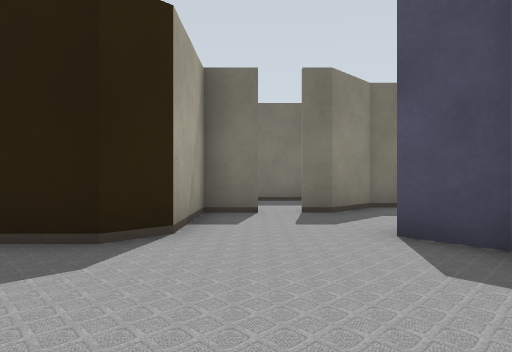
View 1 (above)

14 first-person views from a walk through a Gazebo world. The camera is 0.72 m above the floor, looks level and sees 75° across. Floor lines are 1 m apart. The floor is counted in squares, 1 m on a side. Each view is taken from the middle of a square. On the plan, view 1 faces up. The plan holds only what a view shows up to about 10 squares ahead; the rest is blank. The place goes on beyond the plan. Some surface patterns are stand-ins.

View 2
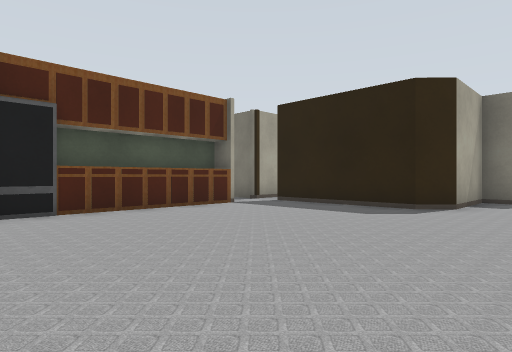

View 3
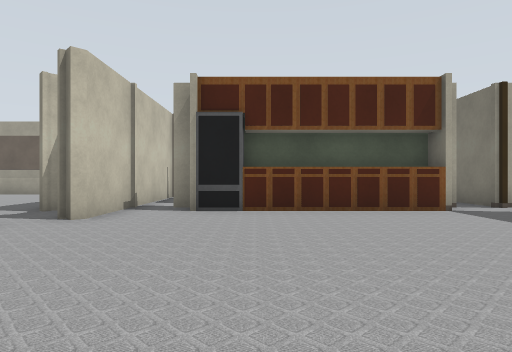

View 4
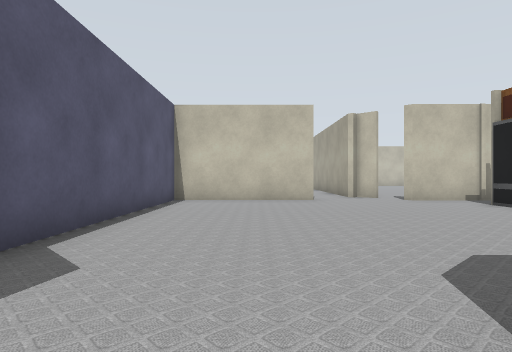

View 5
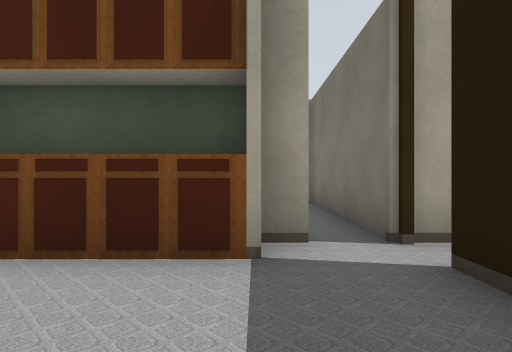

View 6
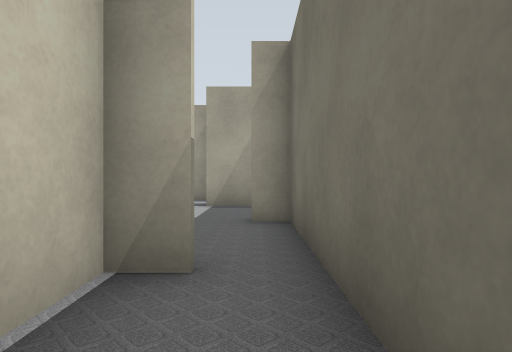

View 7
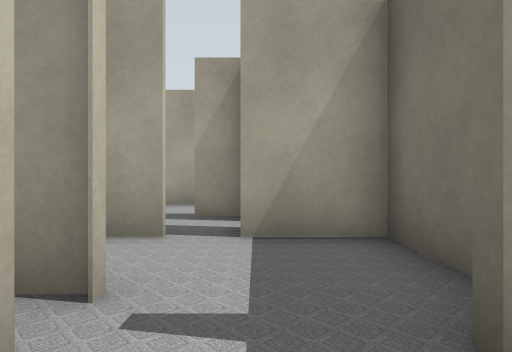

View 8
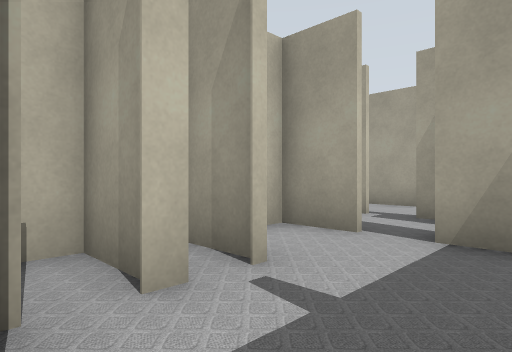

View 9
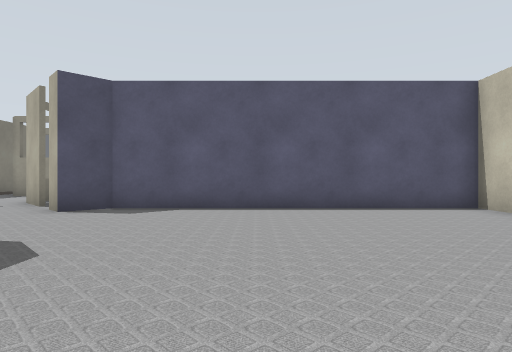

View 10
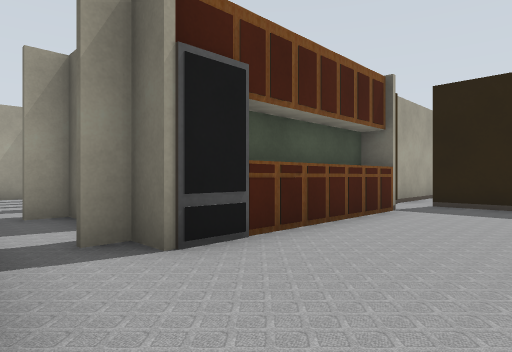

View 11
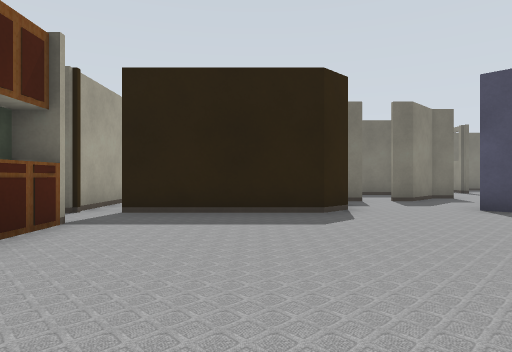

View 12
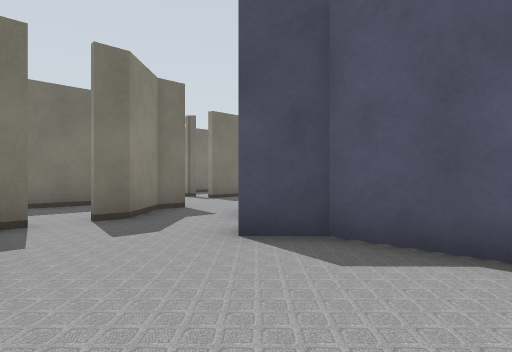

View 13
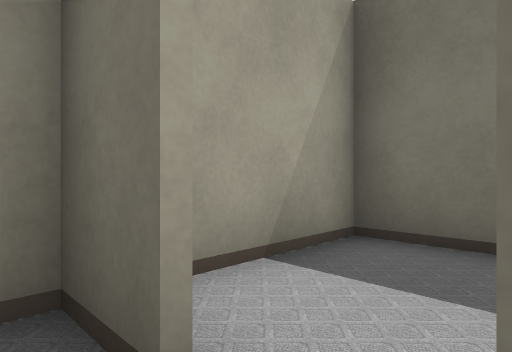

View 14
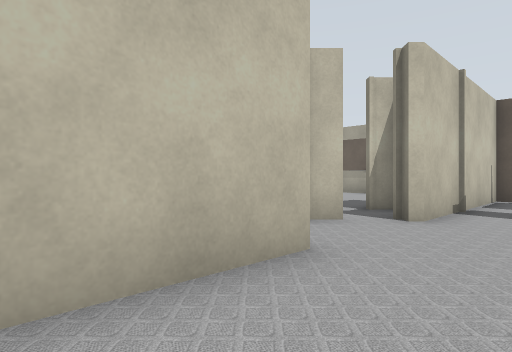

### Floor plan
Key: @ floor where view 1 was taken; # wall or solid block; x gap in a wall; . floor.
Columns run from 19 left of view 1 to 4 right of it. Each row starts with its distance up from view 1.
 10                   ## #
  9                   ####
  8                   #..##.
  7                   #xx#..
  6             #     #...##
  5             #.    #...#
  4     #########.#####..##
  3     #..#.............##
  2   ###....## .#.......#
  1  .x.x.####  ##.......#
  0 #.###.##    ##.....@.#
 -1 #            #.......#
 -2             ##.......#
 -3           ####.......#
 -4           #.x........#
 -5           #####...####

Positions as (right, up) in squares from view 1, and headings:
1: (0, 0), facing up
2: (1, -4), facing up-left
3: (1, -2), facing left
4: (0, 5), facing down
5: (-3, 2), facing left
6: (-7, 3), facing left
7: (-11, 2), facing left
8: (-11, 3), facing down-left
9: (-5, 0), facing right
10: (-3, -5), facing up-left
11: (-3, -3), facing up
12: (-1, 1), facing up-right
13: (1, 6), facing up-left
14: (1, -3), facing down-left
